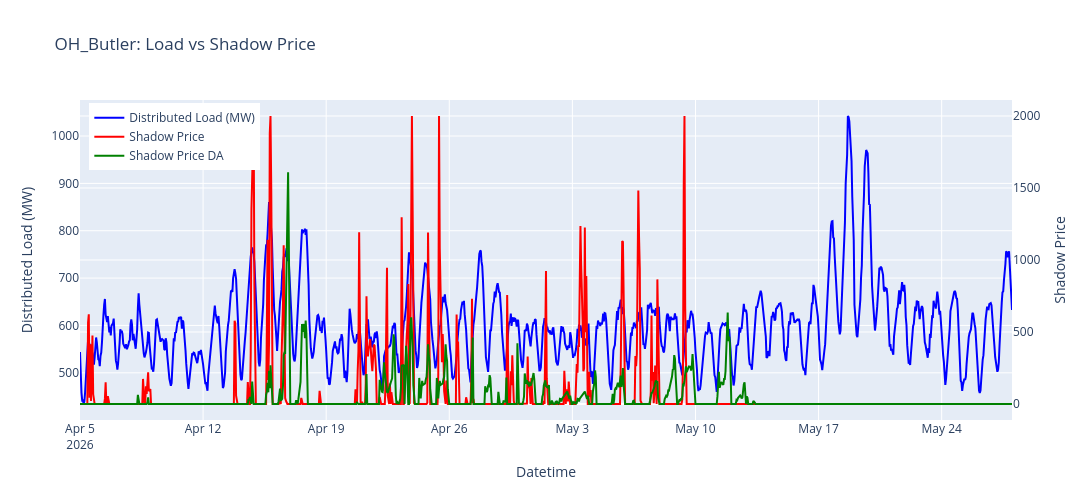

Notebook source saved alongside this figure:
### Code cell
df = county_load_shadow_price.copy()

node = "OH_Butler"

sub = df[df["county_name"] == node].copy()

# ensure datetime is sorted
sub["datetime_ending_ept"] = pd.to_datetime(sub["datetime_ending_ept"])
sub = sub.sort_values("datetime_ending_ept")

fig = go.Figure()

# Left y-axis: distributed load
fig.add_trace(
    go.Scatter(
        x=sub["datetime_ending_ept"],
        y=sub["distributed_load_mw"],
        name="Distributed Load (MW)",
        line=dict(color="blue"),
        yaxis="y1"
    )
)

# Right y-axis: shadow price
fig.add_trace(
    go.Scatter(
        x=sub["datetime_ending_ept"],
        y=sub["shadow_price"],
        name="Shadow Price",
        line=dict(color="red"),
        yaxis="y2"
    )
)

fig.add_trace(
    go.Scatter(
        x=sub["datetime_ending_ept"],
        y=sub["shadow_price_DA"],
        name="Shadow Price DA",
        line=dict(color="green"),
        yaxis="y2"
    )
)

# Layout with dual axis
fig.update_layout(
    title=f"{node}: Load vs Shadow Price",
    xaxis=dict(title="Datetime"),
    
    yaxis=dict(
        title="Distributed Load (MW)",
        side="left"
    ),
    
    yaxis2=dict(
        title="Shadow Price",
        overlaying="y",
        side="right"
    ),
    
    legend=dict(x=0.01, y=0.99),
    height=500,
    width=2000
)

fig.show()

### Figure 1 — Plotly figure (JSON) as saved in the notebook; plotly's stock layout.template omitted (floating-point values rounded to 4 significant figures; data arrays with more than 128 entries replaced by an {"elided": "..."} marker saying what was removed)
{"data": [{"line": {"color": "blue"}, "name": "Distributed Load (MW)", "type": "scatter", "x": {"elided": "1273 str values"}, "y": {"elided": "1273 float values"}, "yaxis": "y"}, {"line": {"color": "red"}, "name": "Shadow Price", "type": "scatter", "x": {"elided": "1273 str values"}, "y": {"elided": "1273 float values"}, "yaxis": "y2"}, {"line": {"color": "green"}, "name": "Shadow Price DA", "type": "scatter", "x": {"elided": "1273 str values"}, "y": {"elided": "1273 float values"}, "yaxis": "y2"}], "layout": {"height": 500, "legend": {"x": 0.01, "y": 0.99}, "title": {"text": "OH_Butler: Load vs Shadow Price"}, "width": 2000, "xaxis": {"title": {"text": "Datetime"}}, "yaxis": {"side": "left", "title": {"text": "Distributed Load (MW)"}}, "yaxis2": {"overlaying": "y", "side": "right", "title": {"text": "Shadow Price"}}}}
